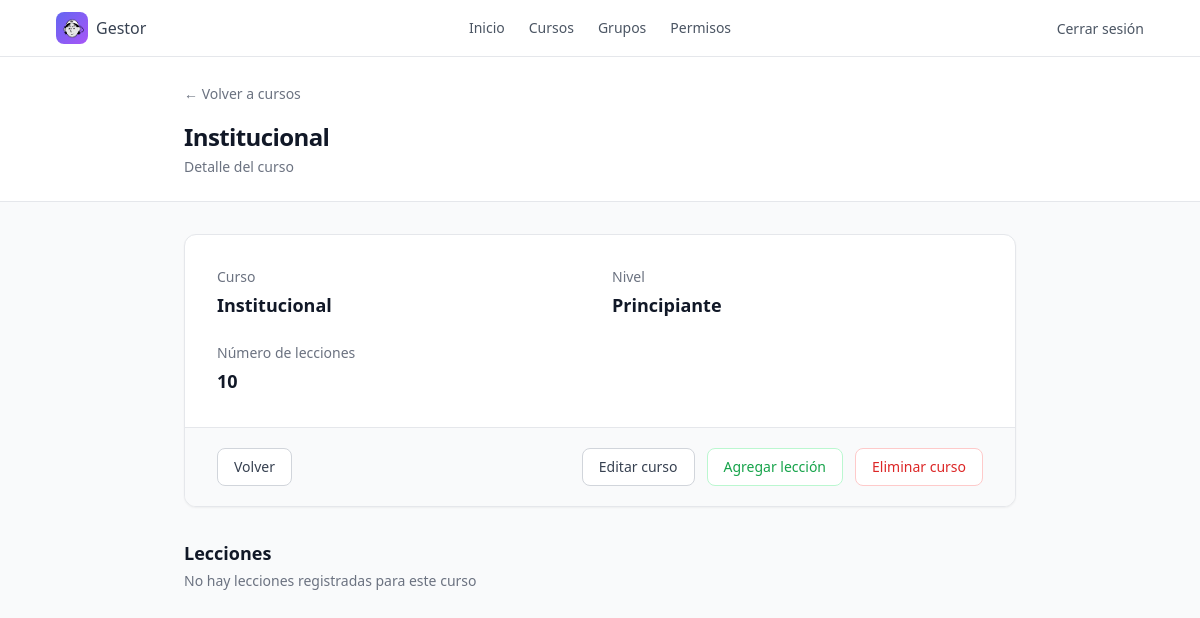
Page /courses/2/ (signed in) on the committed database.
### courses/models.py (models this page shows)
class Course(models.Model):
    title = models.CharField(max_length=100)
    level = models.CharField(max_length=50)
    lessons = models.IntegerField()
    image = models.ImageField(upload_to='courses', default='courses/logo.png')

### courses/views.py (the view)
# urls.py: path("courses/<int:course_id>/", views.course_detail, name="course_detail"),
@permission_required('courses.view_lesson', raise_exception=True)
def course_detail(request, course_id):
    course = Course.objects.get(id=course_id)
    return render(request, "course_detail.html", {"course": course, "lessons": course.lessons_set.all()})

### courses/templates/course_detail.html (shortened to what this page needs)
{% extends 'layouts/base.html' %} {% block title %}{{ course.title }} | Detalle del curso{% endblock %}
{% block content %}
<header class="border-b border-gray-200 bg-white">
    <div class="mx-auto max-w-4xl px-4 py-6 sm:px-6 lg:px-8">
        <a
            href="{% url 'courses' %}"
            class="inline-flex items-center text-sm font-medium text-gray-500 transition hover:text-gray-900"
        >
            ← Volver a cursos
        </a>
        <div class="mt-4">
            <h1 class="text-2xl font-bold tracking-tight text-gray-900">
                {{ course.title }}
            </h1>
            <p class="mt-1 text-sm text-gray-500">
                Detalle del curso
            </p>
        </div>
    </div>
</header>
<main class="mx-auto max-w-4xl px-4 py-8 sm:px-6 lg:px-8">
    <article class="overflow-hidden rounded-xl border border-gray-200 bg-white shadow-sm">
        <section class="p-6 sm:p-8">
            <div class="grid gap-6 sm:grid-cols-2">
                <div>
                    <p class="text-sm font-medium text-gray-500">
                        Curso
                    </p>
                    <h2 class="mt-1 text-lg font-semibold text-gray-900">
                        {{ course.title }}
                    </h2>
                </div>
                <div>
                    <p class="text-sm font-medium text-gray-500">
                        Nivel
                    </p>
                    <p class="mt-1 text-lg font-semibold text-gray-900">
                        {{ course.level }}
                    </p>
                </div>
                <div>
                    <p class="text-sm font-medium text-gray-500">
                        Número de lecciones
                    </p>
                    <p class="mt-1 text-lg font-semibold text-gray-900">
                        {{ course.lessons }}
                    </p>
                </div>
            </div>
        </section>
        <section class="bg-gray-50 px-6 py-5 sm:px-8">
            <div class="flex flex-col gap-3 sm:flex-row sm:justify-end">
                <a
                    href="{% url 'courses' %}"
                    class="inline-flex mr-auto items-center justify-center rounded-lg border border-gray-300 bg-white px-4 py-2 text-sm font-medium text-gray-700 transition hover:bg-gray-100 focus:outline-none focus:ring-2 focus:ring-gray-400 focus:ring-offset-2"
                >
                    Volver
                </a>
                <a
                    href="{% url 'edit_course' course.id %}"
                    class="inline-flex items-center justify-center rounded-lg border border-gray-300 bg-white px-4 py-2 text-sm font-medium text-gray-700 transition hover:bg-gray-100 focus:outline-none focus:ring-2 focus:ring-gray-400 focus:ring-offset-2"
                >
                    Editar curso
                </a>
                <a
                    href="{% url 'new_lesson' course.id %}"
                    class="inline-flex items-center justify-center rounded-lg border border-green-200 bg-white px-4 py-2 text-sm font-medium text-green-600 transition hover:bg-green-50 focus:outline-none focus:ring-2 focus:ring-green-400 focus:ring-offset-2"
                >
                    Agregar lección
                </a>
                <a
                    href="{% url 'delete_course' course.id %}"
                    onclick="return confirm('¿Estás seguro de que deseas eliminar este curso?');"
                    class="inline-flex items-center justify-center rounded-lg border border-red-200 bg-white px-4 py-2 text-sm font-medium text-red-600 transition hover:bg-red-50 focus:outline-none focus:ring-2 focus:ring-red-500 focus:ring-offset-2"
                >
                    Eliminar curso
                </a>
            </div>
        </section>
    </article>
    <article class="mt-8">
        <h2 class="text-lg font-semibold text-gray-900">
            Lecciones
        </h2>
    </article>
    {% if lessons %}
        <p class="mt-1 text-sm text-gray-500">
            Listado de lecciones del curso
        </p>
    {% else %}
        <p class="mt-1 text-sm text-gray-500">
            No hay lecciones registradas para este curso
        </p>
    {% endif %}
</main>
{% endblock %}

### rows in the picture
Course: title "Institucional", level "Principiante", lessons "10"
